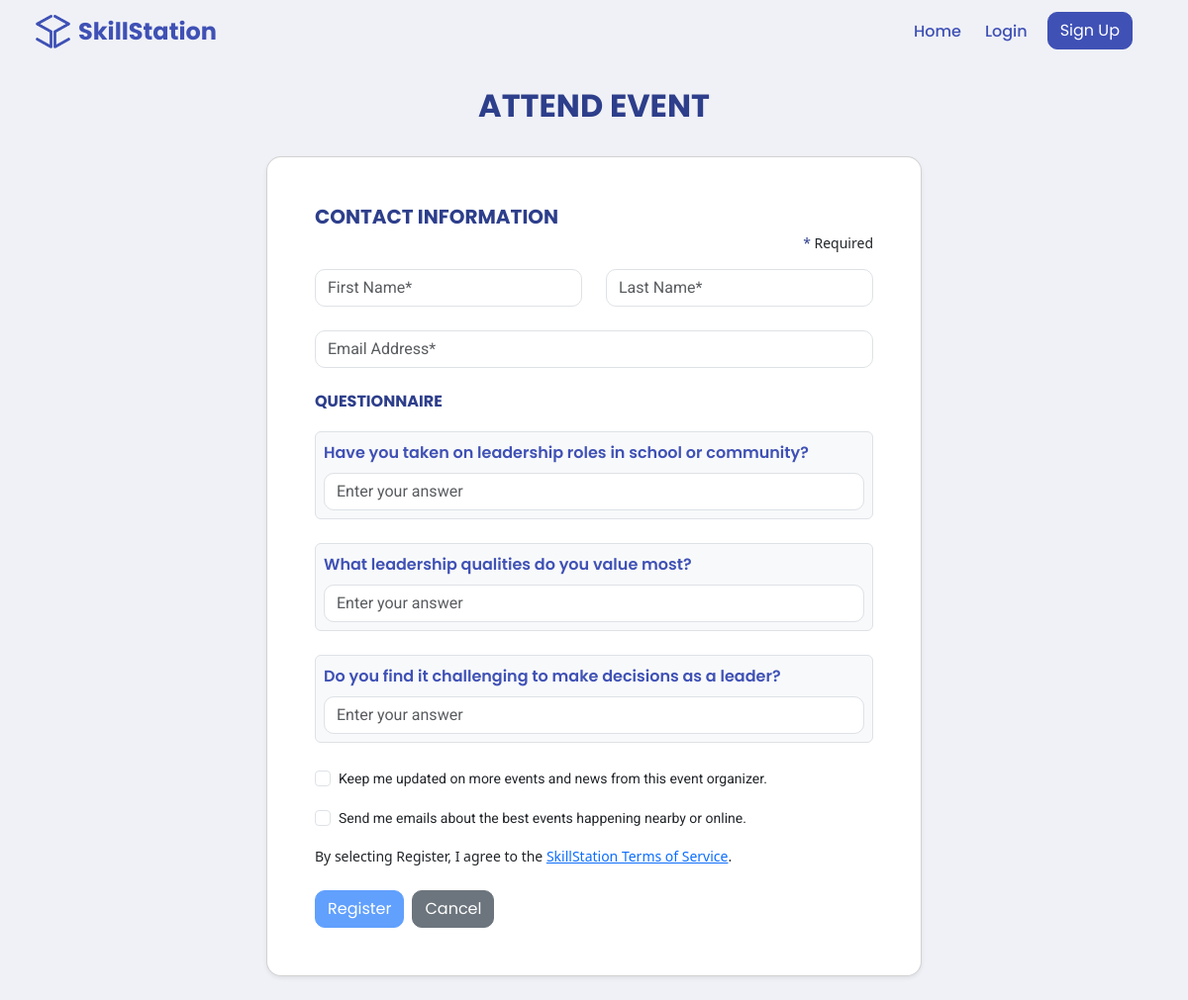
The page /attend.php?eventId=12 on the database its author committed.
### tables this page shows
CREATE TABLE `eventquestions` (
  `eventQuestionId` int(11) NOT NULL,
  `eventId` int(11) NOT NULL,
  `question` varchar(255) NOT NULL,
  `isRequired` varchar(3) NOT NULL
);

### backend/shared/connect.php (called while the page is built, shortened)
<?php
  function executeQuery($query){
    $conn = $GLOBALS['conn'];
    return mysqli_query($conn, $query);
  }
?>

### backend/guest/attend.php (called while the page is built, shortened)
<?php
include("backend/shared/connect.php");
$eventId = $_GET['eventId'];
$eventFormQuery = "SELECT * FROM eventquestions WHERE eventId = '$eventId'";
$eventFormResult = executeQuery($eventFormQuery);
?>

### attend.php (the view, shortened to what this page needs)
<?php
include('backend/guest/attend.php');
?>
<!doctype html>
<html lang="en">
<head>
    <link href="https://cdn.jsdelivr.net/npm/bootstrap@5.3.6/dist/css/bootstrap.min.css" rel="stylesheet"
>
    <link rel="stylesheet" href="assets/css/style.css">
    <link rel="stylesheet" href="assets/css/navbar.css">
</head>
<body>
    <?php include 'assets/php/navbar-guest.php'; ?>
    <div class="container-fluid min-vh-100 d-flex align-items-center justify-content-center py-4">
        <div class="row w-100 justify-content-center">
            <div class="col-12 text-center mb-4">
                <h5 class="fw-bold" style="color: #2d3e8b; font-size: 2rem;">ATTEND EVENT</h5>
            </div>
            <div class="col-lg-7 col-md-9 col-12">
                <div class="card shadow-sm p-4 p-md-5" style="max-width: 700px; margin: 0 auto;">
                    <div class="mb-3">
                        <h6 class="fw-bold mb-1" style="color: #2d3e8b; font-size: 1.25rem;">CONTACT INFORMATION</h6>
                        <div class="d-flex justify-content-end">
                            <small class="mt-2 mt-md-0"><span style="color: #2d3e8b;">*</span> <span
                                    class="text-dark">Required</span></small>
                        </div>
                    </div>
                    <form method="POST" action="" class="d-flex flex-column gap-2 w-100">
                        <div class="row mb-3">
                            <div class="col">
                                <input type="text" class="form-control" id="firstName" name="firstName"
                                    placeholder="First Name*" required>
                            </div>
                            <div class="col">
                                <input type="text" class="form-control" id="lastName" name="lastName"
                                    placeholder="Last Name*" required>
                            </div>
                        </div>
                        <div class="mb-3">
                            <input type="email" class="form-control" id="email" name="email"
                                placeholder="Email Address*" required>
                        </div>
                        <div class="mb-2">
                            <h6 class="fw-bold mb-1" style="color: #2d3e8b;">QUESTIONNAIRE</h6>
                        </div>
                        <?php while ($eventFormRow = mysqli_fetch_assoc($eventFormResult)) { ?>
                            <div class="mb-3 p-2 bg-light border rounded">
                                <label class="form-label fw-semibold"><?php echo $eventFormRow['question'] ?></label>
                                <input type="text" class="form-control" placeholder="Enter your answer"
                                    name="question_<?php echo $eventFormRow['eventQuestionId'] ?>" <?php echo ($eventFormRow['isRequired'] == 'yes') ? 'required' : ''; ?>>
                            </div>
                        <?php
                        }
                        ?>
                        <div class="mb-2 form-check">
                            <input class="form-check-input" type="checkbox" id="updates" name="updates" required>
                            <label class="form-check-label small" for="updates">
                                Keep me updated on more events and news from this event organizer.
                            </label>
                        </div>
                        <div class="mb-2 form-check">
                            <input class="form-check-input" type="checkbox" id="sendemail" name="sendemail" required>
                            <label class="form-check-label small" for="sendemail">
                                Send me emails about the best events happening nearby or online.
                            </label>
                        </div>
                        <div class="mb-3 small">
                            By selecting Register, I agree to the <a href="#" data-bs-toggle="modal"
                                data-bs-target="#termsModal">SkillStation Terms of Service</a>.
                        </div>
                        <div class="d-flex gap-2">
                            <button type="submit" name="submit" class="btn btn-primary" id="submitButton" disabled>
                                Register
                            </button>
                            <a href="index.php" class="btn btn-secondary">Cancel</a>
                        </div>
                    </form>
                </div>
            </div>
        </div>
    </div>
</body>
</html>

### assets/css/style.css (style rules this page uses)
:root { --heading: "Poppins", sans-serif; --body: "Roboto", sans-serif; --primaryColor: #3F51B5; --primaryColorHover: #5C6BC0; --neutralColor: #eeeeee; --bgColor: #F0F1F6; }
body { background-color: var(--bgColor); }
h1, h2, h3, h4, h5, h6 { font-family: var(--heading); }
.btn { --bs-btn-font-family: var(--heading); --bs-btn-border-radius: 10px; }
.btn-primary { --bs-btn-bg: var(--primaryColor); --bs-btn-color: white !important; --bs-btn-border-color: var(--primaryColor); --bs-btn-hover-bg: var(--primaryColorHover); --bs-btn-hover-border-color: var(--primaryColorHover); --bs-btn-active-bg: var(--primaryColorHover); --bs-btn-active-border-color: var(--primaryColorHover); }
.card { border-radius: 15px; }
.form-select, .form-control { border-radius: 10px; }
.form-label { font-family: 'Poppins'; color: var(--primaryColor); }
input, select, .form-check, .form-control { font-family: 'Roboto'; }

### rows shown on the page
eventquestions: question "Have you taken on leadership roles in school or community?"
eventquestions: question "What leadership qualities do you value most?"
eventquestions: question "Do you find it challenging to make decisions as a leader?"
